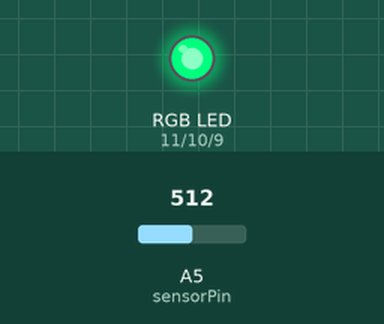
The sketch below on a simulated Arduino Uno, built with avr-gcc and run on an emulated ATmega328P. Shown: an RGB LED mixed from three pins (HIGH = lit). The test bench sets the inputs (shaded band); at power-on: A5 (sensorPin) = 512. What the sketch prints to the serial monitor is not drawn.

Above: at 1.3 s.
1.4 s: A5 (sensorPin) set to 503
At 2.4 s:
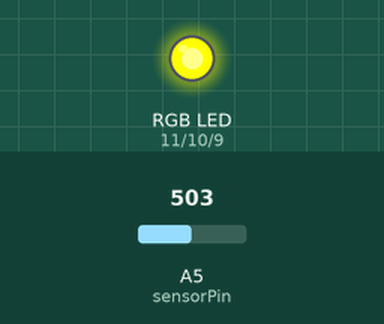
4.4 s: A5 (sensorPin) set to 483
At 5.6 s:
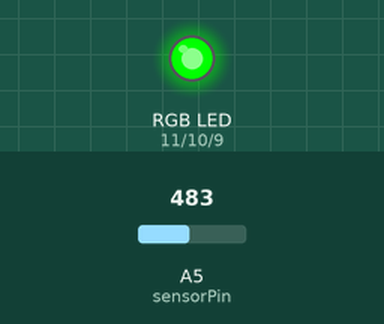
At 7.3 s:
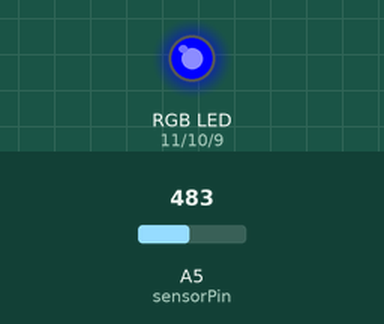
7.4 s: A5 (sensorPin) set to 511
At 8.5 s:
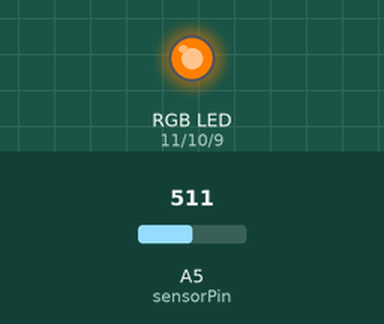
10.4 s: A5 (sensorPin) set to 306
13.4 s: A5 (sensorPin) set to 122
16.4 s: A5 (sensorPin) set to 716
Timing chart, 0 to 54.9 s (numbered marks = the images above; inputs shaded):
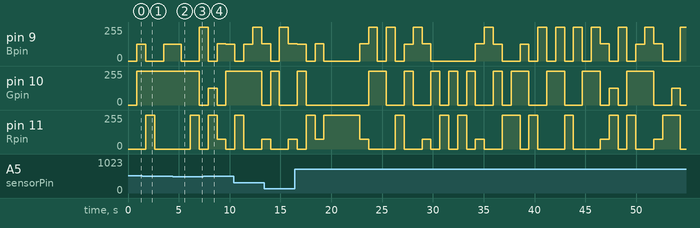

Measured:
- the behaviour switches between 495 and 494 on A5 (sensorPin) (found by bisection; images 1 and 2)
- after the input at 4.4 s, pin 9 (Bpin): 127/255 → 0/255 after 0.86 s instead of 1.7 s; pin 10 (Gpin): 255/255 → 0/255 after 2.6 s; pin 11 (Rpin): 0/255 → 255/255 after 1.7 s instead of 2.6 s
- after the input at 7.4 s, pin 10 (Gpin): 0/255 → 127/255 after 0.49 s, → 0/255 0.88 s later, → 255/255 0.88 s later

The sketch:

SYNCHRONIZING_LIGHTS_WITH_MUSIC_ARDUINO_FILE.ino
```cpp
#include "arduinoFFT.h"

#define Rpin 11
#define Gpin 10
#define Bpin 9
#define delayLEDS 500
#define sensorPin A5

const uint16_t samples = 128;
float sensorValue = 0;
float lowPassFilteredSignal = 0;
float highPassFilteredSignal = 0;
double vReal[samples];
double vImag[samples];
float samplingFrequency = 1000.0;

ArduinoFFT<double> FFT = ArduinoFFT<double>(vReal, vImag, samples, samplingFrequency);

unsigned long analogTimer = 0;
unsigned long analogPeriod = 2;
int samplingRate = 10;

float previousFFTValue = 0;
float threshold = 1.0;

unsigned long currentTime = 0;
unsigned long previousTime = 0;
const float desiredInterval = 0.5;

void setup() {
  Serial.begin(19200);
  pinMode(Rpin, OUTPUT);
  pinMode(Gpin, OUTPUT);
  pinMode(Bpin, OUTPUT);
  pinMode(sensorPin, INPUT);
}

void loop() {
  currentTime = millis();

  if (currentTime - previousTime >= desiredInterval * 1000) {
    MainFunction();
    previousTime = currentTime;
  }
}

void MainFunction() {
  // This function is the main loop that reads the sensor, applies filters and FFT, and changes the LED color
  if (millis() - analogTimer > analogPeriod) {
    analogTimer = millis();

    for (int i = 0; i < samplingRate; i++) {
      sensorValue += (float)analogRead(sensorPin) * (5 / 1024.0);
    }
    sensorValue = sensorValue / samplingRate;

    Serial.print("Sensor Value: ");
    Serial.print(sensorValue, 4);
    Serial.print("\t");

    LowPassFilter(sensorValue); // Apply low-pass filter on the sensor value
    HighPassFilter(sensorValue); // Apply high-pass filter on the sensor value

    float lowPassFFTValue = ApplyFFT(lowPassFilteredSignal); // Apply FFT on low-pass filtered signal
    float highPassFFTValue = ApplyFFT(highPassFilteredSignal); // Apply FFT on high-pass filtered signal

    float selectedFFTValue = max(lowPassFFTValue, highPassFFTValue); // Select the higher value from both FFT results

    Serial.print("Low Pass Filtered Signal: ");
    Serial.print(lowPassFilteredSignal, 4);
    Serial.print("\t");

    Serial.print("High Pass Filtered Signal: ");
    Serial.print(highPassFilteredSignal, 4);
    Serial.print("\t");

    Serial.print("Selected FFT Value: ");
    Serial.print(selectedFFTValue, 4);
    Serial.print("\t");

    ChangeLEDColor(selectedFFTValue); // Change LED color based on the selected FFT value
    Serial.println();
  }
}

void LowPassFilter(float sensorSignal) {
  // This function applies a low-pass filter to the sensor signal
  lowPassFilteredSignal = (0.945 * lowPassFilteredSignal) + (0.0549 * sensorSignal);
}

void HighPassFilter(float sensorSignal) {
  // This function applies a high-pass filter to the sensor signal
  static float previousSensorSignal = 0;
  const float alpha = 0.5;

  highPassFilteredSignal = alpha * (highPassFilteredSignal + sensorSignal - previousSensorSignal);
  previousSensorSignal = sensorSignal;
}

float ApplyFFT(float filteredSignal) {
  // This function applies FFT on the given filtered signal and returns the highest magnitude value
  for (int i = 0; i < samples; i++) {
    vReal[i] = filteredSignal;
    vImag[i] = 0;
  }

  FFT.windowing(FFTWindow::Hamming, FFTDirection::Forward);
  FFT.compute(FFTDirection::Forward);
  FFT.complexToMagnitude();

  // Find the frequency bin with the highest magnitude
  float maxMagnitude = 0;
  for (int i = 0; i < samples / 2; i++) {
    if (vReal[i] > maxMagnitude) {
      maxMagnitude = vReal[i];
    }
  }
  return maxMagnitude;
}

void ChangeLEDColor(float fftValue) {
  // This function changes the LED color based on the selected FFT value
  if (abs(fftValue - previousFFTValue) >= 0.05) {
    int colorIndex = (int)(fftValue) % 8;
    switch (colorIndex) {
      case 0: RGBColor(255, 0, 0); Serial.print(" Color: Red"); break;
      case 1: RGBColor(255, 127, 0); Serial.print(" Color: Orange"); break;
      case 2: RGBColor(0, 0, 255); Serial.print(" Color: Blue"); break;
      case 3: RGBColor(255, 255, 0); Serial.print(" Color: Yellow"); break;
      case 4: RGBColor(0, 255, 0); Serial.print(" Color: Green"); break;
      case 5: RGBColor(0, 255, 127); Serial.print(" Color: Aqua"); break;
      case 6: RGBColor(0, 255, 255); Serial.print(" Color: Cyan"); break;
      case 7: RGBColor(75, 0, 130); Serial.print(" Color: Purple"); break;
    }
    previousFFTValue = fftValue;
  }
}

void RGBColor(int Rcolor, int Gcolor, int Bcolor) {
  // This function sets the RGB color of the LED
  analogWrite(Rpin, Rcolor);
  analogWrite(Gpin, Gcolor);
  analogWrite(Bpin, Bcolor);
  delay(delayLEDS);
}
```
